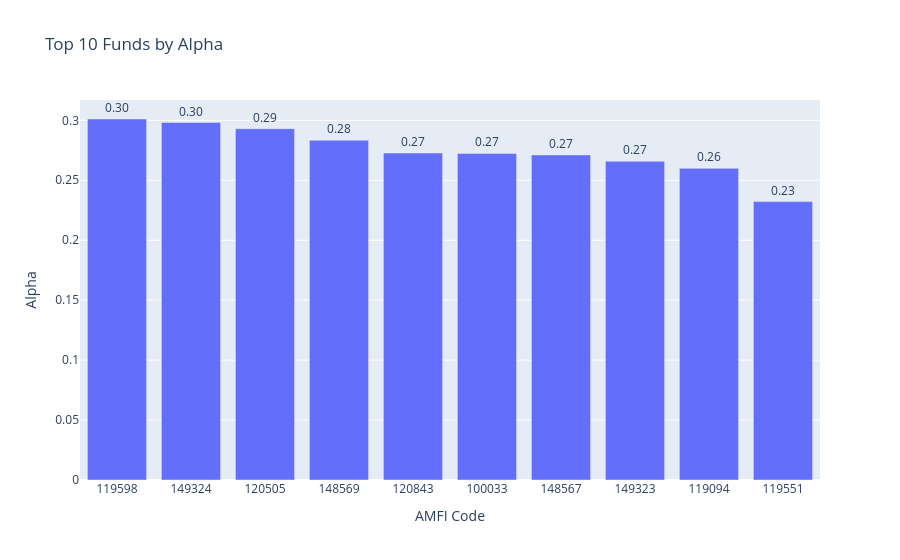

Notebook code for this chart:
### Code cell
top10 = top_alpha.head(10).copy()

top10["amfi_code"] = top10["amfi_code"].astype(str)

fig = px.bar(
    top10,
    x="amfi_code",
    y="alpha",
    text="alpha",
    title="Top 10 Funds by Alpha"
)

fig.update_traces(
    texttemplate="%{text:.2f}",
    textposition="outside"
)

fig.update_layout(
    xaxis_title="AMFI Code",
    yaxis_title="Alpha"
)

fig.show()

### Figure 1 — Plotly figure (JSON) as saved in the notebook; plotly's stock layout.template omitted (floating-point values rounded to 4 significant figures)
{"data": [{"hovertemplate": "amfi_code=%{x}<br>alpha=%{text}<extra></extra>", "legendgroup": "", "marker": {"color": "#636efa", "pattern": {"shape": ""}}, "name": "", "orientation": "v", "showlegend": false, "text": [0.3011, 0.2982, 0.293, 0.2835, 0.2728, 0.2723, 0.2712, 0.2658, 0.26, 0.2322], "textposition": "outside", "texttemplate": "%{text:.2f}", "type": "bar", "x": ["119598", "149324", "120505", "148569", "120843", "100033", "148567", "149323", "119094", "119551"], "xaxis": "x", "y": [0.3011, 0.2982, 0.293, 0.2835, 0.2728, 0.2723, 0.2712, 0.2658, 0.26, 0.2322], "yaxis": "y"}], "layout": {"barmode": "relative", "legend": {"tracegroupgap": 0}, "title": {"text": "Top 10 Funds by Alpha"}, "xaxis": {"anchor": "y", "domain": [0, 1], "title": {"text": "AMFI Code"}}, "yaxis": {"anchor": "x", "domain": [0, 1], "title": {"text": "Alpha"}}}}
